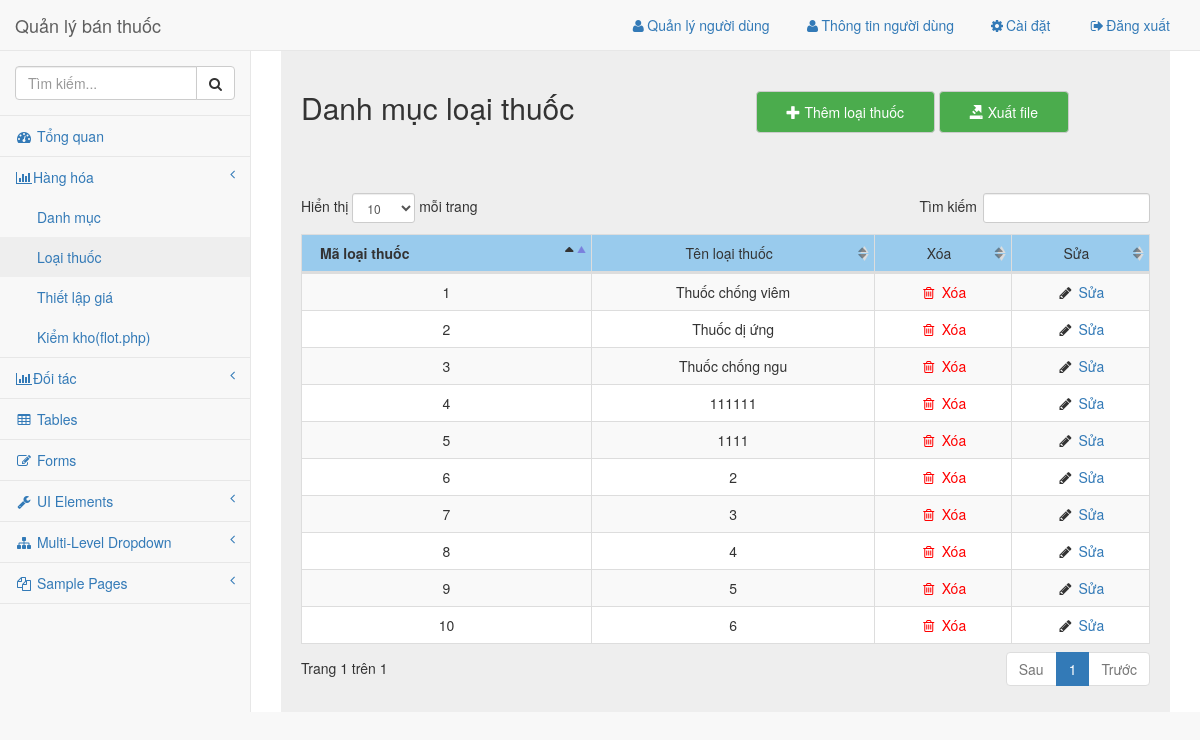
/admin/pages/loaithuoc.php, run on an earlier commit of the app's database.
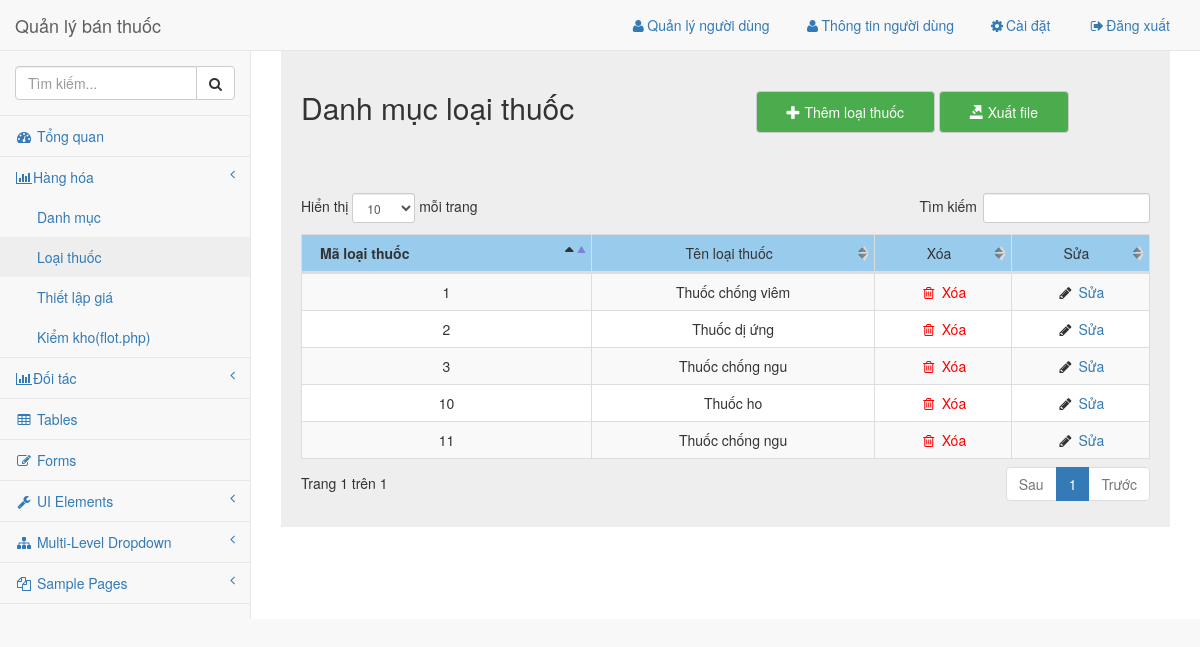
And on a later commit of the database.
### tables this page shows
CREATE TABLE `loaithuoc` (
  `id` int(11) NOT NULL,
  `ten` varchar(128) NOT NULL
);

### library/VSCPDO.php (called while the page is built, shortened)
<?php
$tenserver = "localhost";
$tentaikhoan = "root";
$matkhau = "";
$tencsdl = "thuoc";
 ?>
 <?php
class vsc_pdo {
	private $server;
	private $username;
	private $password;
	private $database;
	public $conn;
	function __construct($conn = null) {
		try {
			$this->conn = new PDO("mysql:host=$this->server;dbname=$this->database", $this->username, $this->password);
			$this->conn->exec("set names utf8");
			$this->conn->setAttribute(PDO::ATTR_DEFAULT_FETCH_MODE, PDO::FETCH_ASSOC);
		}
     catch (PDOException $e)
      {
			echo $e->getMessage();
			exit();
		}
	}
	function fetch_all($sql) {
		try {
			$stmt = $this->conn->prepare($sql);
			$stmt->execute();
			$rows = $stmt->fetchAll();
			return $rows;
		}
    catch (PDOException $e) {
			return false;
		}
	}
	function getConnection($conn=null) {
		$arr = explode(",", $conn);
			$this->server = @$arr[0];
			$this->username = @$arr[1];
			$this->password = @$arr[2];
			$this->database = @$arr[3];
	}
}
$exp = new vsc_pdo("$tenserver,$tentaikhoan,$matkhau,$tencsdl");
 ?>

### admin/pages/loaithuoc.php (the view, shortened to what this page needs)
<!DOCTYPE html>
<html lang="en">
<head>
    <?php require('../common/head.php'); ?>
    <?php
      $loaithuoc = $exp->fetch_all("select * from loaithuoc");
     ?>
    <link rel="stylesheet" href="../dist/css/loaithuoc.css">
    <link href="../../library/datatables-plugins/integration/bootstrap/3/dataTables.bootstrap.css" rel="stylesheet">
</head>
<body>
    <div id="wrapper">
        <?php require('../common/nav.php'); ?>
        <div id="page-wrapper">
          <div class="grey">
            <div class="row header">
              <div class="col-md-6">
                <h2 class='title'>Danh mục loại thuốc</h2>
              </div>
              <div class="col-md-6 right">
                <button class='btn btn-default' type="button" name="button" data-toggle="modal" data-target="#myModal"><i class='glyphicon glyphicon-plus'></i>  Thêm loại thuốc</button>
                <button class='btn btn-default' type="button" name="button"><i class='	glyphicon glyphicon-export'></i> Xuất file</button>
              </div>
            </div>
            <div class="row">
              <div class="col-md-12" id="data">
                <table class="table table-striped table-bordered table-hover" id="dataTables-example">
                         <thead>
                             <tr align="center">
                                 <th>Mã loại thuốc</th>
                                 <td>Tên loại thuốc</td>
                                 <td>Xóa</td>
                                 <td>Sửa</td>
                             </tr>
                         </thead>
                         <tbody id="data">
                           <?php foreach($loaithuoc as $key => $value): ?>
                             <tr class="odd gradeX" align="center">
                                 <td><?php echo $value['id']; ?></td>
                                 <td><?php echo $value['ten']; ?></td>
                                 <td class="center"><i style='color:red;' class="fa fa-trash-o  fa-fw"></i><a href="../api/xoaloaithuoc.php?id=<?php echo $value['id']; ?>" class='delete' onclick="return confirm('Bạn có chắc không?')"  style='color:red;' href="#"> Xóa</a></td>
                                 <td class="center">
                                   <i  class="fa fa-pencil fa-fw"></i>
                                   <a class='edit' data-toggle="modal" data-target="#sualoaithuoc"  href="#"
                                      data-id=<?php echo $value['id']; ?>
                                      data-ten="<?php echo $value['ten']; ?>"
                                    >Sửa</a>
                                 </td>
                             </tr>
                          <?php endforeach; ?>
                         </tbody>
                     </table>
              </div>
            </div>
          </div>
        </div>
</body>
</html>

### admin/common/head.php (shortened to what this page needs)
<?php require('../../library/VSCPDO.php') ?>
  <link href="../vendor/bootstrap/css/bootstrap.min.css" rel="stylesheet">
  <link href="../vendor/metisMenu/metisMenu.min.css" rel="stylesheet">
  <link href="../dist/css/sb-admin-2.css" rel="stylesheet">
  <link href="../vendor/morrisjs/morris.css" rel="stylesheet">
  <link href="../vendor/font-awesome/css/font-awesome.min.css" rel="stylesheet" type="text/css">

### admin/common/nav.php (shortened to what this page needs)
<nav class="navbar navbar-default navbar-static-top" role="navigation" style="margin-bottom: 0">
    <div class="navbar-header">
        <a class="navbar-brand" href="index.php">Quản lý bán thuốc</a>
    </div>
    <ul class="nav navbar-top-links navbar-right">
        <li class="dropdown">
                <li><a href="nguoidung.php"><i class="fa fa-user fa-fw"></i>Quản lý người dùng</a>
                </li>
                <li><a href="#"><i class="fa fa-user fa-fw"></i>Thông tin người dùng</a>
                </li>
                <li><a href="#"><i class="fa fa-gear fa-fw"></i>Cài đặt</a>
                </li>
                <li><a href="login.php"><i class="fa fa-sign-out fa-fw"></i>Đăng xuất</a>
                </li>
        </li>
    </ul>
    <div class="navbar-default sidebar" role="navigation">
        <div class="sidebar-nav navbar-collapse">
            <ul class="nav" id="side-menu">
                <li class="sidebar-search">
                    <div class="input-group custom-search-form">
                        <input type="text" class="form-control" placeholder="Tìm kiếm...">
                        <span class="input-group-btn">
                        <button class="btn btn-default" type="button">
                            <i class="fa fa-search"></i>
                        </button>
                    </span>
                    </div>
                </li>
                <li>
                    <a href="index.php"><i class="fa fa-dashboard fa-fw"></i> Tổng quan</a>
                </li>
                <li>
                    <a href="#"><i class="fa fa-bar-chart-o fa-fw"></i>Hàng hóa<span class="fa arrow"></span></a>
                    <ul class="nav nav-second-level">
                        <li>
                            <a href="danhmuc.php">Danh mục</a>
                        </li>
                        <li>
                            <a href="loaithuoc.php">Loại thuốc</a>
                        </li>
                        <li>
                            <a href="morris.php">Thiết lập giá</a>
                        </li>
                        <li>
                            <a href="flot.php">Kiểm kho(flot.php)</a>
                        </li>
                    </ul>
                </li>
                <li>
                    <a href="#"><i class="fa fa-bar-chart-o fa-fw"></i>Đối tác<span class="fa arrow"></span></a>
                </li>
                <li>
                    <a href="tables.php"><i class="fa fa-table fa-fw"></i> Tables</a>
                </li>
                <li>
                    <a href="forms.php"><i class="fa fa-edit fa-fw"></i> Forms</a>
                </li>
                <li>
                    <a href="#"><i class="fa fa-wrench fa-fw"></i> UI Elements<span class="fa arrow"></span></a>
                </li>
                <li>
                    <a href="#"><i class="fa fa-sitemap fa-fw"></i> Multi-Level Dropdown<span class="fa arrow"></span></a>
                </li>
                <li>
                    <a href="#"><i class="fa fa-files-o fa-fw"></i> Sample Pages<span class="fa arrow"></span></a>
                </li>
            </ul>
        </div>
    </div>
</nav>

What changed in the data, as far as the page shows it:
removed loaithuoc: id "4", ten "111111"
removed loaithuoc: id "5", ten "1111"
removed loaithuoc: id "6", ten "2"
removed loaithuoc: id "7", ten "3"
removed loaithuoc: id "8", ten "4"
removed loaithuoc: id "9", ten "5"
changed loaithuoc id 10: ten "6" → "Thuốc ho"
added loaithuoc: id "11", ten "Thuốc chống ngu"
